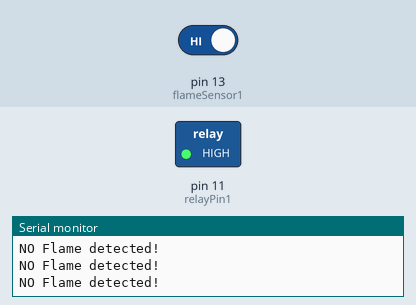
Recording of a sketch running on a simulated Arduino Uno, built with avr-gcc and run on an emulated ATmega328P. Parts: switched loads named in the sketch (green lamp = pin HIGH), the last lines printed to the serial monitor. Inputs (shaded band) come from the test bench; at power-on: pin 13 (flameSensor1) HIGH.

Above: at 3.8 s.
3.9 s: pin 13 (flameSensor1) driven LOW
At 5.7 s:
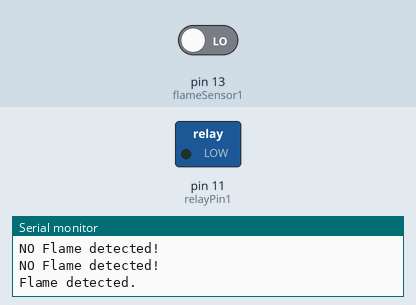
6.0 s: pin 13 (flameSensor1) driven HIGH
At 7.7 s:
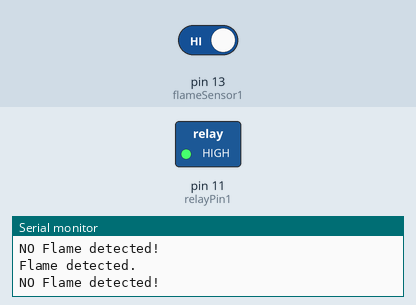
Timing chart, 0 to 9.2 s (numbered marks = the images above; inputs shaded):
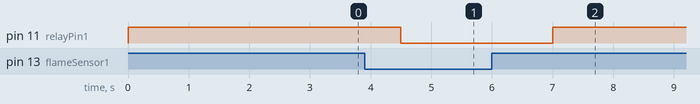

The sketch:

forest_fire_code.ino
```cpp
const int flameSensor1 = 13;
const int relayPin1 = 11;

void setup()
{
  pinMode(flameSensor1, INPUT);
  pinMode(relayPin1, OUTPUT);
  digitalWrite(relayPin1, LOW);
  Serial.begin(9600);
}

void loop()
{
  int flameValue1 = digitalRead(flameSensor1);
  if (flameValue1 == LOW)
  {
     Serial.println("Flame detected.");
    digitalWrite(relayPin1, LOW);
    delay(500);
    delay(1000);
 }
  else
  {
    Serial.println("NO Flame detected!");
    digitalWrite(relayPin1, HIGH);
    delay(500);
  }
  delay(1000);
}
```

Measured:
- after the input at 3.9 s, pin 11 (relayPin1): HIGH → LOW after 0.60 s
- after the input at 6.0 s, pin 11 (relayPin1): LOW → HIGH after 1.0 s
